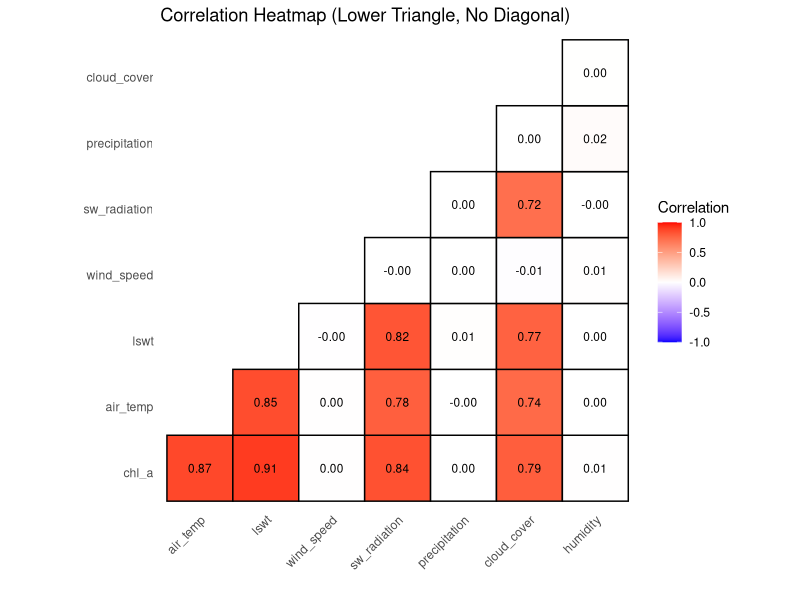

This chart was generated by the following R code:
# Load necessary libraries
library(ggplot2)
library(reshape2)
library(corrplot)

# Set seed for reproducibility
set.seed(123)

# Create a sequence of daily dates from 01.01.1992 to 31.12.2023
dates <- seq(as.Date("1992-01-01"), as.Date("2023-12-31"), by = "day")

# Number of days
n_days <- length(dates)

# Generate dummy data
# Chlorophyll-a (random but with some seasonality)
chl_a <- 5 + 10 * sin(2 * pi * seq(1, n_days) / 365) + rnorm(n_days, 0, 2)

# Air temperature (seasonal variation with random noise)
air_temp <- 10 + 15 * sin(2 * pi * seq(1, n_days) / 365) + rnorm(n_days, 0, 5)

# Lake Surface Water Temperature (seasonally correlated with air temp)
lswt <- 8 + 12 * sin(2 * pi * seq(1, n_days) / 365) + rnorm(n_days, 0, 3)

# Wind speed (random with small daily variation)
wind_speed <- abs(rnorm(n_days, mean = 5, sd = 2))

# Short-wave radiation (seasonal pattern)
sw_radiation <- abs(200 + 400 * sin(2 * pi * seq(1, n_days) / 365) + rnorm(n_days, 0, 50))

# Precipitation (random with occasional high peaks)
precipitation <- abs(rnorm(n_days, mean = 2, sd = 5))

# Cloud cover (random daily variation, but higher in winter)
cloud_cover <- abs(50 + 30 * sin(2 * pi * seq(1, n_days) / 365) + rnorm(n_days, 0, 15))

# Humidity (higher in winter, lower in summer)
humidity <- abs(70 + 20 * cos(2 * pi * seq(1, n_days) / 365) + rnorm(n_days, 0, 10))

# Combine all variables into a data frame
data <- data.frame(Date = dates, chl_a, air_temp, lswt, wind_speed, sw_radiation, precipitation, cloud_cover, humidity)

# Drop the date column for correlation
data_numeric <- data[, -1]

# Create the correlation matrix
cor_matrix <- cor(data_numeric, use = "complete.obs")

# Set the upper triangle and the diagonal of the matrix to NA
cor_matrix[upper.tri(cor_matrix, diag = TRUE)] <- NA

# Melt the correlation matrix (including only the lower triangle without diagonal)
cor_melt <- melt(cor_matrix, na.rm = TRUE)

# Create the correlation heatmap for the lower triangle without diagonal
ggplot(data = cor_melt, aes(x = Var1, y = Var2, fill = value)) +
  geom_tile(color = "black", size = 0.5) +  # Add black borders to the tiles to simulate gridlines
  scale_fill_gradient2(low = "blue", high = "red", mid = "white", midpoint = 0, limit = c(-1, 1), space = "Lab", name = "Correlation") +
  geom_text(aes(label = sprintf("%.2f", value)), color = "black", size = 3, vjust = 0.5, hjust = 0.5) +  # Ensure labels are centered
  theme_minimal() +
  theme(
    axis.text.x = element_text(angle = 45, vjust = 1, hjust = 1),
    axis.text.y = element_text(vjust = 1, hjust = 1),
    panel.grid = element_blank(),  # Remove the default background grid
    axis.ticks = element_blank()   # Remove axis ticks for a cleaner look
  ) +
  coord_fixed() +  # Ensure tiles are perfectly square
  labs(title = "Correlation Heatmap (Lower Triangle, No Diagonal)", x = "", y = "")
